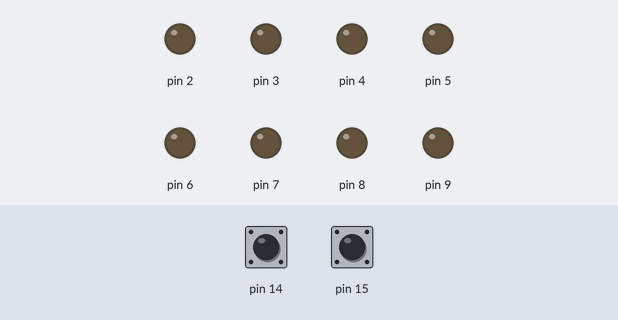
The sketch below on a simulated Arduino Uno, built with avr-gcc and run on an emulated ATmega328P. Parts: output pins drawn as LEDs (lit = HIGH). Inputs (shaded band) come from the test bench; at power-on: pin 14 HIGH, pin 15 HIGH.

Above: at 1.2 s.
1.3 s: pin 14 pulsed LOW 2 times (0.12 s each, 0.3 s apart)
At 1.8 s:
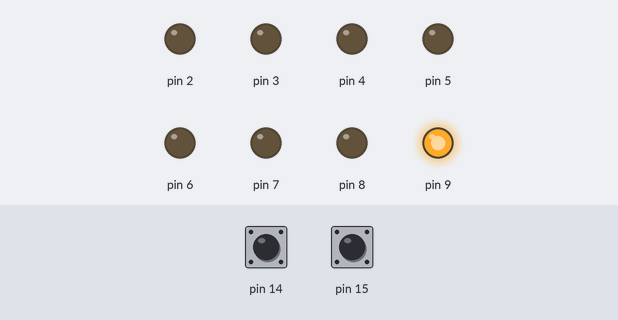
At 2.3 s:
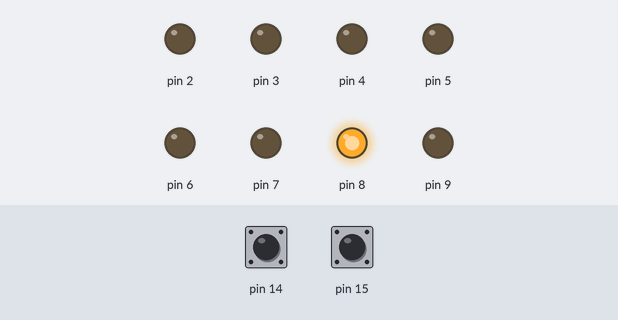
Timing chart, 0 to 13.4 s (numbered marks = the images above; inputs shaded):
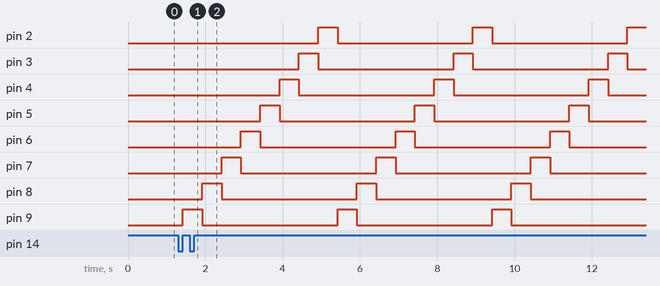

The sketch:

2_Moving_LED.ino
```cpp
//18_วรรณชล
int stats = 0;
int stats1 = 0;

void setup() {

  for (int i = 2 ; i <= 9 ; i++ ) {
    pinMode(i, OUTPUT);
  }
  pinMode(14, INPUT);
  pinMode(15, INPUT);
}


void loop() {
  //------------------------------
  if (digitalRead(14) == 0) {
    delay(10);
    if (digitalRead(14) == 1) {
      stats = 1;
      stats1 = 0;
    }
  }
  //**
  if (digitalRead(15) == 0) {
    delay(10);
    if (digitalRead(15) == 1) {
      stats1 = 1;
      stats = 0;
    }
  }

  //-------------------------------
  if (stats == 1) {
    for (int i = 9; i >= 2 ; i--) {
      digitalWrite(i, 1);
      delay(500);
      digitalWrite(i, 0);
    }

  }

  //**
  if (stats1 == 1) {
    for (int i = 2; i <= 9 ; i++) {
      digitalWrite(i, 1);
      delay(500);
      digitalWrite(i, 0);
    }
  }
}
```

Measured:
- after the input at 1.3 s, pin 2: alternates HIGH for 0.50 s and LOW for 3.5 s, starting after 3.6 s; pin 3: alternates HIGH for 0.50 s and LOW for 3.5 s, starting after 3.1 s
